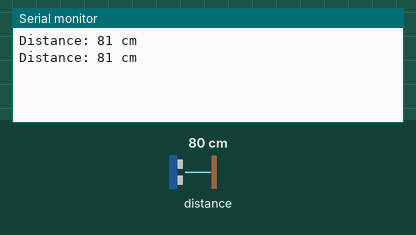
The sketch below on a simulated Arduino Uno, built with avr-gcc and run on an emulated ATmega328P. Shown: the last lines printed to the serial monitor. Inputs (shaded band) come from the test bench; at power-on: distance to the obstacle 80 cm. The echo pulse lasts 58.3 µs per cm.

Above: at 2.8 s.
2.9 s: distance to the obstacle set to 2 cm
At 3.8 s:
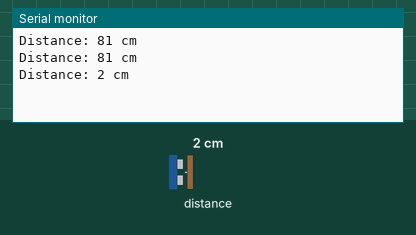
4.4 s: distance to the obstacle set to 4 cm
At 5.6 s:
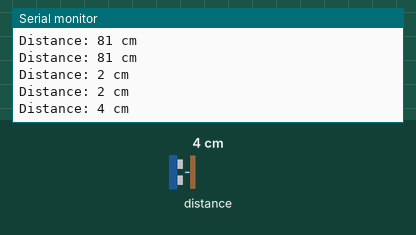
Timing chart, 0 to 7.4 s (numbered marks = the images above; inputs shaded):
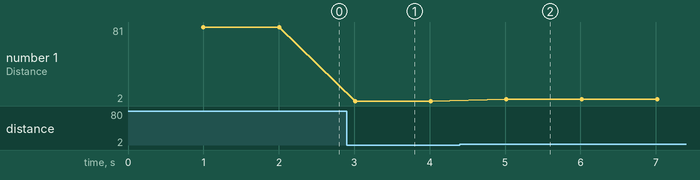

Measured:
- after the input at 2.9 s, the serial monitor: prints a new line after 0.11 s (image 1)
- after the input at 4.4 s, the serial monitor: prints a new line after 0.61 s (image 2)
- plotted number 1: 81 → 2 after the input at 2.9 s, 2 → 4 after the input at 4.4 s

The sketch:

ultrasonicSens.ino
```cpp
#include "UltrasonicSensor.h"

#define TRIG_P 6
#define ECHO_P 5


UltrasonicSensor ultraSensor(TRIG_P, ECHO_P);

void setup(){
  Serial.begin(115200);
  ultraSensor.init();
}

void loop(){
  // code here
  ultraSensor.measureDistance();
}
```

UltrasonicSensor.cpp
```cpp
#include "UltrasonicSensor.h"


UltrasonicSensor::UltrasonicSensor(byte trigPin, byte echoPin)
{
  this->trigPin = trigPin;
  this->echoPin = echoPin;
}

UltrasonicSensor::UltrasonicSensor(NewPing &radar) {
  this->radar = radar;
}

void UltrasonicSensor::init() {
  pinMode(trigPin, OUTPUT);
  pinMode(echoPin, INPUT);
}

long UltrasonicSensor::measureDistance() {
  delay(1000);


  Serial.print("Distance: ");
  Serial.print(radar.ping_cm());
  Serial.print(" cm");

  Serial.print("\n");

}
```

UltrasonicSensor.h
```cpp
#ifndef UltrasonicSensor_H
#define UltrasonicSensor_H

#include <Arduino.h>
#include <NewPing.h>

class UltrasonicSensor { // Class for the Ultrasonic Sensor
protected:
  // instantiate object here
  byte trigPin; // Trigger pin
  byte echoPin; // Echo pin
  float duration; // Time taken for the wave to return
  float distance; // Distance from the object

public:
  // public methods here
  NewPing radar = NewPing(trigPin, echoPin); // NewPing object


  UltrasonicSensor(){} // Default constructor, do not use
  UltrasonicSensor(byte trigPin, byte echoPin); // Constructor w/ trig and echo pins
  UltrasonicSensor(NewPing &radar); // NewPing constructor

  void init();
  long measureDistance();
};


#endif
```
